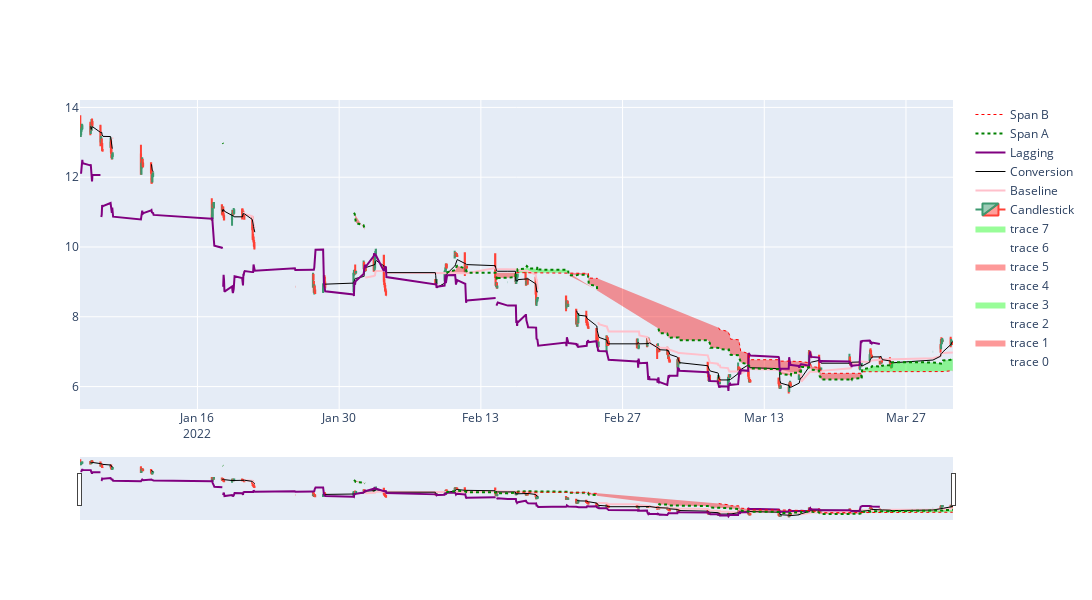
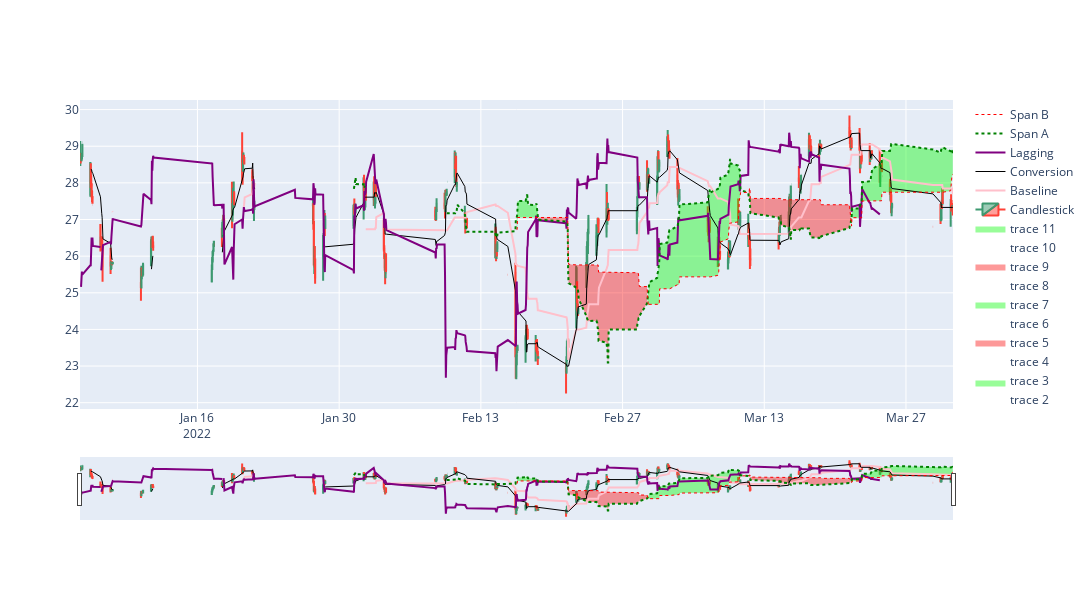
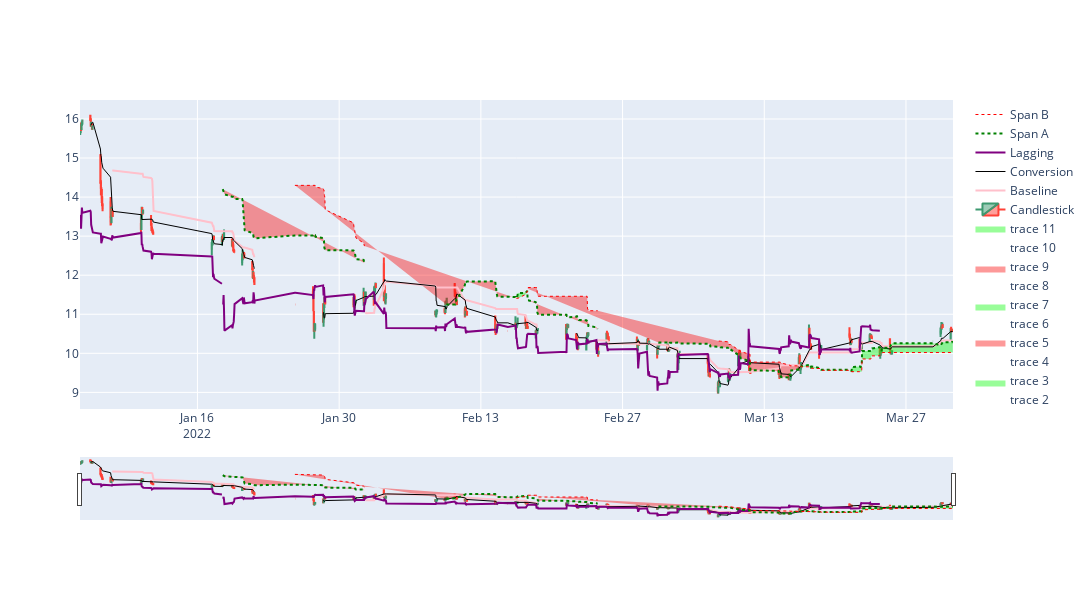
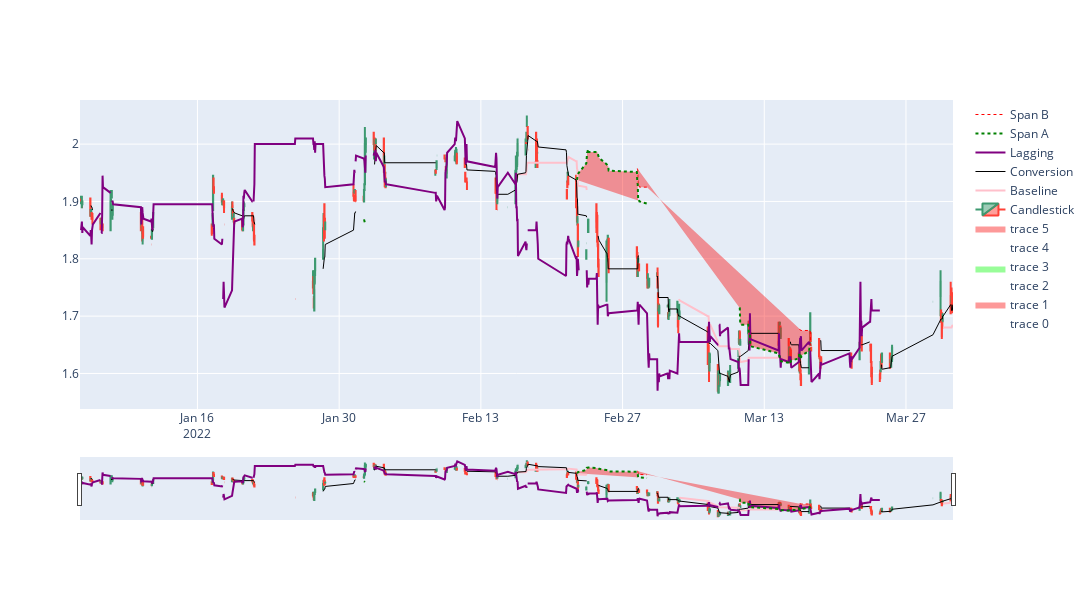

These figures' notebook cell, in order:
### Code cell
plot_Ichimoku("Finance", finance.sort_values(by=['CUM_RET'], ascending=False), 5)
